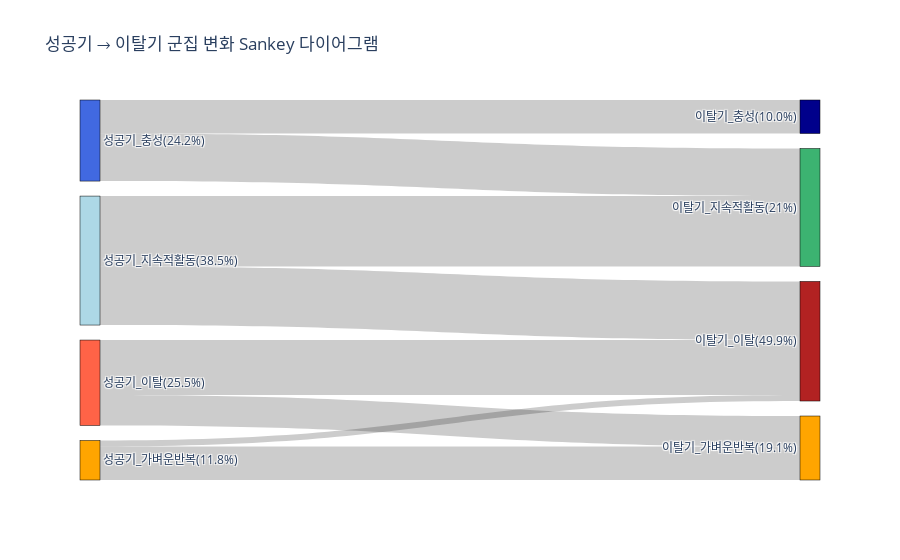

The code cell stored with this chart in its notebook:
### Markdown cell above
# 성공기 -> 이탈기 군집별 비율 변화 시각화

### Code cell
import plotly.graph_objects as go

# 1. 노드 (군집 이름 리스트)
labels = [
    "성공기_충성(24.2%)",  # 0
    "성공기_지속적활동(38.5%)",  # 1
    "성공기_가벼운반복(11.8%)",  # 2
    "성공기_이탈(25.5%)",  # 3
    "이탈기_충성(10.0%)",  # 4
    "이탈기_지속적활동(21%)",  # 5
    "이탈기_가벼운반복(19.1%)",  # 6
    "이탈기_이탈(49.9%)"   # 7
]

# 2. 흐름 정의 (임의로 구성한 예시: 전환율 기반이 아닌 단순 비율 흐름)
# 출발 노드 (source) → 도착 노드 (target) → 비율 값 (value)
# 예: 성공기_충성 → 이탈기_충성 10%, → 이탈기_단발 8%, → 이탈기_이탈 6.2%
source = [0, 0, 1, 1, 2, 2, 3, 3]  # 성공기 클러스터 index
target = [4, 5, 5, 7, 6, 7, 6, 7]  # 이탈기 클러스터 index
values = [10, 14.2, 21, 17.5, 10, 1.8, 9.1, 16.4]  # 임의 흐름 수치 (총합 100)

# 3. 색상 선택 (선택사항)
colors = [
    "royalblue", "lightblue", "orange", "tomato",  # 성공기
    "darkblue", "mediumseagreen", "orange", "firebrick"  # 이탈기
]

# 4. Sankey 그래프 생성
fig = go.Figure(data=[go.Sankey(
    node=dict(
        pad=15,
        thickness=20,
        line=dict(color="black", width=0.5),
        label=labels,
        color=colors
    ),
    link=dict(
        source=source,
        target=target,
        value=values
    )
)])

# 5. 출력 (Jupyter 환경에서는 fig.show())
fig.update_layout(title_text="성공기 → 이탈기 군집 변화 Sankey 다이어그램", font_size=12)
fig.show()

# Optional: PNG 파일로 저장 (설치 필요: kaleido)
# fig.write_image("sankey_diagram.png", width=1200, height=600)

### Figure 1 — Plotly figure (JSON) as saved in the notebook; plotly's stock layout.template omitted (floating-point values rounded to 4 significant figures)
{"data": [{"link": {"source": [0, 0, 1, 1, 2, 2, 3, 3], "target": [4, 5, 5, 7, 6, 7, 6, 7], "value": [10, 14.2, 21, 17.5, 10, 1.8, 9.1, 16.4]}, "node": {"color": ["royalblue", "lightblue", "orange", "tomato", "darkblue", "mediumseagreen", "orange", "firebrick"], "label": ["성공기_충성(24.2%)", "성공기_지속적활동(38.5%)", "성공기_가벼운반복(11.8%)", "성공기_이탈(25.5%)", "이탈기_충성(10.0%)", "이탈기_지속적활동(21%)", "이탈기_가벼운반복(19.1%)", "이탈기_이탈(49.9%)"], "line": {"color": "black", "width": 0.5}, "pad": 15, "thickness": 20}, "type": "sankey"}], "layout": {"font": {"size": 12}, "title": {"text": "성공기 → 이탈기 군집 변화 Sankey 다이어그램"}}}
